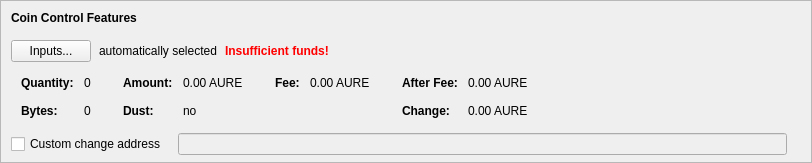
    <widget class="QFrame" name="frameCoinControl">
     <property name="sizePolicy">
      <sizepolicy hsizetype="Expanding" vsizetype="Expanding">
       <horstretch>0</horstretch>
       <verstretch>0</verstretch>
      </sizepolicy>
     </property>
     <property name="maximumSize">
      <size>
       <width>16777215</width>
       <height>16777215</height>
      </size>
     </property>
     <property name="frameShape">
      <enum>QFrame::StyledPanel</enum>
     </property>
     <property name="frameShadow">
      <enum>QFrame::Sunken</enum>
     </property>
     <layout class="QVBoxLayout" name="verticalLayoutCoinControl2">
      <property name="spacing">
       <number>0</number>
      </property>
      <property name="leftMargin">
       <number>0</number>
      </property>
      <property name="topMargin">
       <number>0</number>
      </property>
      <property name="rightMargin">
       <number>0</number>
      </property>
      <property name="bottomMargin">
       <number>6</number>
      </property>
      <item>
       <layout class="QVBoxLayout" name="verticalLayoutCoinControl" stretch="0,0,0,0,1">
        <property name="spacing">
         <number>0</number>
        </property>
        <property name="leftMargin">
         <number>10</number>
        </property>
        <property name="topMargin">
         <number>10</number>
        </property>
        <item>
         <layout class="QHBoxLayout" name="horizontalLayoutCoinControl1">
          <property name="bottomMargin">
           <number>15</number>
          </property>
          <item>
           <widget class="QLabel" name="labelCoinControlFeatures">
            <property name="sizePolicy">
             <sizepolicy hsizetype="Preferred" vsizetype="Maximum">
              <horstretch>0</horstretch>
              <verstretch>0</verstretch>
             </sizepolicy>
            </property>
            <property name="font">
             <font>
              <weight>75</weight>
              <bold>true</bold>
             </font>
            </property>
            <property name="styleSheet">
             <string notr="true">font-weight:bold;</string>
            </property>
            <property name="text">
             <string>Coin Control Features</string>
            </property>
           </widget>
          </item>
         </layout>
        </item>
        <item>
         <layout class="QHBoxLayout" name="horizontalLayoutCoinControl2" stretch="0,0,0,0">
          <property name="spacing">
           <number>8</number>
          </property>
          <property name="bottomMargin">
           <number>10</number>
          </property>
          <item>
           <widget class="QPushButton" name="pushButtonCoinControl">
            <property name="styleSheet">
             <string notr="true"/>
            </property>
            <property name="text">
             <string>Inputs...</string>
            </property>
            <property name="autoDefault">
             <bool>false</bool>
            </property>
           </widget>
          </item>
          <item>
           <widget class="QLabel" name="labelCoinControlAutomaticallySelected">
            <property name="text">
             <string>automatically selected</string>
            </property>
            <property name="margin">
             <number>5</number>
            </property>
           </widget>
          </item>
          <item>
           <widget class="QLabel" name="labelCoinControlInsuffFunds">
            <property name="font">
             <font>
              <weight>75</weight>
              <bold>true</bold>
             </font>
            </property>
            <property name="styleSheet">
             <string notr="true">color:red;font-weight:bold;</string>
            </property>
            <property name="text">
             <string>Insufficient funds!</string>
            </property>
            <property name="margin">
             <number>5</number>
            </property>
           </widget>
          </item>
          <item>
           <spacer name="horizontalSpacerCoinControl">
            <property name="orientation">
             <enum>Qt::Horizontal</enum>
            </property>
            <property name="sizeHint" stdset="0">
             <size>
              <width>40</width>
              <height>1</height>
             </size>
            </property>
           </spacer>
          </item>
         </layout>
        </item>
        <item>
         <widget class="QWidget" name="widgetCoinControl" native="true">
          <property name="sizePolicy">
           <sizepolicy hsizetype="Preferred" vsizetype="Preferred">
            <horstretch>0</horstretch>
            <verstretch>0</verstretch>
           </sizepolicy>
          </property>
          <property name="minimumSize">
           <size>
            <width>0</width>
            <height>0</height>
           </size>
          </property>
          <property name="styleSheet">
           <string notr="true"/>
          </property>
          <layout class="QHBoxLayout" name="horizontalLayoutCoinControl5">
           <property name="leftMargin">
            <number>0</number>
           </property>
           <property name="topMargin">
            <number>0</number>
           </property>
           <property name="rightMargin">
            <number>0</number>
           </property>
           <property name="bottomMargin">
            <number>0</number>
           </property>
           <item>
            <layout class="QHBoxLayout" name="horizontalLayoutCoinControl3" stretch="0,0,0,1">
             <property name="spacing">
              <number>20</number>
             </property>
             <property name="topMargin">
              <number>0</number>
             </property>
             <property name="bottomMargin">
              <number>10</number>
             </property>
             <item>
              <layout class="QFormLayout" name="formLayoutCoinControl1">
               <property name="horizontalSpacing">
                <number>10</number>
               </property>
               <property name="verticalSpacing">
                <number>14</number>
               </property>
               <property name="leftMargin">
                <number>10</number>
               </property>
               <property name="topMargin">
                <number>4</number>
               </property>
               <property name="rightMargin">
                <number>6</number>
               </property>
               <item row="0" column="0">
                <widget class="QLabel" name="labelCoinControlQuantityText">
                 <property name="font">
                  <font>
                   <weight>75</weight>
                   <bold>true</bold>
                  </font>
                 </property>
                 <property name="text">
                  <string>Quantity:</string>
                 </property>
                 <property name="margin">
                  <number>0</number>
                 </property>
                </widget>
               </item>
               <item row="0" column="1">
                <widget class="QLabel" name="labelCoinControlQuantity">
                 <property name="cursor">
                  <cursorShape>IBeamCursor</cursorShape>
                 </property>
                 <property name="contextMenuPolicy">
                  <enum>Qt::ActionsContextMenu</enum>
                 </property>
                 <property name="text">
                  <string notr="true">0</string>
                 </property>
                 <property name="margin">
                  <number>0</number>
                 </property>
                 <property name="textInteractionFlags">
                  <set>Qt::LinksAccessibleByMouse|Qt::TextSelectableByKeyboard|Qt::TextSelectableByMouse</set>
                 </property>
                </widget>
               </item>
               <item row="1" column="0">
                <widget class="QLabel" name="labelCoinControlBytesText">
                 <property name="font">
                  <font>
                   <weight>75</weight>
                   <bold>true</bold>
                  </font>
                 </property>
                 <property name="text">
                  <string>Bytes:</string>
                 </property>
                </widget>
               </item>
               <item row="1" column="1">
                <widget class="QLabel" name="labelCoinControlBytes">
                 <property name="cursor">
                  <cursorShape>IBeamCursor</cursorShape>
                 </property>
                 <property name="contextMenuPolicy">
                  <enum>Qt::ActionsContextMenu</enum>
                 </property>
                 <property name="text">
                  <string notr="true">0</string>
                 </property>
                 <property name="textInteractionFlags">
                  <set>Qt::LinksAccessibleByMouse|Qt::TextSelectableByKeyboard|Qt::TextSelectableByMouse</set>
                 </property>
                </widget>
               </item>
              </layout>
             </item>
             <item>
              <layout class="QFormLayout" name="formLayoutCoinControl2">
               <property name="horizontalSpacing">
                <number>10</number>
               </property>
               <property name="verticalSpacing">
                <number>14</number>
               </property>
               <property name="leftMargin">
                <number>6</number>
               </property>
               <property name="topMargin">
                <number>4</number>
               </property>
               <property name="rightMargin">
                <number>6</number>
               </property>
               <item row="0" column="0">
                <widget class="QLabel" name="labelCoinControlAmountText">
                 <property name="font">
                  <font>
                   <weight>75</weight>
                   <bold>true</bold>
                  </font>
                 </property>
                 <property name="text">
                  <string>Amount:</string>
                 </property>
                 <property name="margin">
                  <number>0</number>
                 </property>
                </widget>
               </item>
               <item row="0" column="1">
                <widget class="QLabel" name="labelCoinControlAmount">
                 <property name="cursor">
                  <cursorShape>IBeamCursor</cursorShape>
                 </property>
                 <property name="contextMenuPolicy">
                  <enum>Qt::ActionsContextMenu</enum>
                 </property>
                 <property name="text">
                  <string notr="true">0.00 AURE</string>
                 </property>
                 <property name="textInteractionFlags">
                  <set>Qt::LinksAccessibleByMouse|Qt::TextSelectableByKeyboard|Qt::TextSelectableByMouse</set>
                 </property>
                </widget>
               </item>
               <item row="1" column="0">
                <widget class="QLabel" name="labelCoinControlLowOutputText">
                 <property name="font">
                  <font>
                   <weight>75</weight>
                   <bold>true</bold>
                  </font>
                 </property>
                 <property name="text">
                  <string>Dust:</string>
                 </property>
                </widget>
               </item>
               <item row="1" column="1">
                <widget class="QLabel" name="labelCoinControlLowOutput">
                 <property name="cursor">
                  <cursorShape>IBeamCursor</cursorShape>
                 </property>
                 <property name="contextMenuPolicy">
                  <enum>Qt::ActionsContextMenu</enum>
                 </property>
                 <property name="text">
                  <string notr="true">no</string>
                 </property>
                 <property name="textInteractionFlags">
                  <set>Qt::LinksAccessibleByMouse|Qt::TextSelectableByKeyboard|Qt::TextSelectableByMouse</set>
                 </property>
                </widget>
               </item>
              </layout>
             </item>
             <item>
              <layout class="QFormLayout" name="formLayoutCoinControl3">
               <property name="horizontalSpacing">
                <number>10</number>
               </property>
               <property name="verticalSpacing">
                <number>14</number>
               </property>
               <property name="leftMargin">
                <number>6</number>
               </property>
               <property name="topMargin">
                <number>4</number>
               </property>
               <property name="rightMargin">
                <number>6</number>
               </property>
               <item row="0" column="0">
                <widget class="QLabel" name="labelCoinControlFeeText">
                 <property name="font">
                  <font>
                   <weight>75</weight>
                   <bold>true</bold>
                  </font>
                 </property>
                 <property name="text">
                  <string>Fee:</string>
                 </property>
                 <property name="margin">
                  <number>0</number>
                 </property>
                </widget>
               </item>
               <item row="0" column="1">
                <widget class="QLabel" name="labelCoinControlFee">
                 <property name="cursor">
                  <cursorShape>IBeamCursor</cursorShape>
                 </property>
                 <property name="contextMenuPolicy">
                  <enum>Qt::ActionsContextMenu</enum>
                 </property>
                 <property name="text">
                  <string notr="true">0.00 AURE</string>
                 </property>
                 <property name="textInteractionFlags">
                  <set>Qt::LinksAccessibleByMouse|Qt::TextSelectableByKeyboard|Qt::TextSelectableByMouse</set>
                 </property>
                </widget>
               </item>
              </layout>
             </item>
             <item>
              <layout class="QFormLayout" name="formLayoutCoinControl4">
               <property name="horizontalSpacing">
                <number>10</number>
               </property>
               <property name="verticalSpacing">
                <number>14</number>
               </property>
               <property name="leftMargin">
                <number>6</number>
               </property>
               <property name="topMargin">
                <number>4</number>
               </property>
               <property name="rightMargin">
                <number>6</number>
               </property>
               <item row="0" column="0">
                <widget class="QLabel" name="labelCoinControlAfterFeeText">
                 <property name="font">
                  <font>
                   <weight>75</weight>
                   <bold>true</bold>
                  </font>
                 </property>
                 <property name="text">
                  <string>After Fee:</string>
                 </property>
                 <property name="margin">
                  <number>0</number>
                 </property>
                </widget>
               </item>
               <item row="0" column="1">
                <widget class="QLabel" name="labelCoinControlAfterFee">
                 <property name="cursor">
                  <cursorShape>IBeamCursor</cursorShape>
                 </property>
                 <property name="contextMenuPolicy">
                  <enum>Qt::ActionsContextMenu</enum>
                 </property>
                 <property name="text">
                  <string notr="true">0.00 AURE</string>
                 </property>
                 <property name="textInteractionFlags">
                  <set>Qt::LinksAccessibleByMouse|Qt::TextSelectableByKeyboard|Qt::TextSelectableByMouse</set>
                 </property>
                </widget>
               </item>
               <item row="1" column="0">
                <widget class="QLabel" name="labelCoinControlChangeText">
                 <property name="font">
                  <font>
                   <weight>75</weight>
                   <bold>true</bold>
                  </font>
                 </property>
                 <property name="text">
                  <string>Change:</string>
                 </property>
                </widget>
               </item>
               <item row="1" column="1">
                <widget class="QLabel" name="labelCoinControlChange">
                 <property name="cursor">
                  <cursorShape>IBeamCursor</cursorShape>
                 </property>
                 <property name="contextMenuPolicy">
                  <enum>Qt::ActionsContextMenu</enum>
                 </property>
                 <property name="text">
                  <string notr="true">0.00 AURE</string>
                 </property>
                 <property name="textInteractionFlags">
                  <set>Qt::LinksAccessibleByMouse|Qt::TextSelectableByKeyboard|Qt::TextSelectableByMouse</set>
                 </property>
                </widget>
               </item>
              </layout>
             </item>
            </layout>
           </item>
          </layout>
         </widget>
        </item>
        <item>
         <layout class="QHBoxLayout" name="horizontalLayoutCoinControl4" stretch="0,0,0">
          <property name="spacing">
           <number>12</number>
          </property>
          <property name="sizeConstraint">
           <enum>QLayout::SetDefaultConstraint</enum>
          </property>
          <property name="topMargin">
           <number>5</number>
          </property>
          <property name="rightMargin">
           <number>5</number>
          </property>
          <item>
           <widget class="QCheckBox" name="checkBoxCoinControlChange">
            <property name="toolTip">
             <string>If this is activated, but the change address is empty or invalid, change will be sent to a newly generated address.</string>
            </property>
            <property name="text">
             <string>Custom change address</string>
            </property>
           </widget>
          </item>
          <item>
           <widget class="QValidatedLineEdit" name="lineEditCoinControlChange">
            <property name="enabled">
             <bool>false</bool>
            </property>
            <property name="sizePolicy">
             <sizepolicy hsizetype="Expanding" vsizetype="Fixed">
              <horstretch>0</horstretch>
              <verstretch>0</verstretch>
             </sizepolicy>
            </property>
           </widget>
          </item>
          <item>
           <widget class="QLabel" name="labelCoinControlChangeLabel">
            <property name="sizePolicy">
             <sizepolicy hsizetype="Preferred" vsizetype="Expanding">
              <horstretch>0</horstretch>
              <verstretch>0</verstretch>
             </sizepolicy>
            </property>
            <property name="minimumSize">
             <size>
              <width>0</width>
              <height>0</height>
             </size>
            </property>
            <property name="text">
             <string/>
            </property>
            <property name="margin">
             <number>3</number>
            </property>
           </widget>
          </item>
         </layout>
        </item>
        <item>
         <spacer name="verticalSpacerCoinControl">
          <property name="orientation">
           <enum>Qt::Vertical</enum>
          </property>
          <property name="sizeHint" stdset="0">
           <size>
            <width>800</width>
            <height>1</height>
           </size>
          </property>
         </spacer>
        </item>
       </layout>
      </item>
     </layout>
    </widget>
